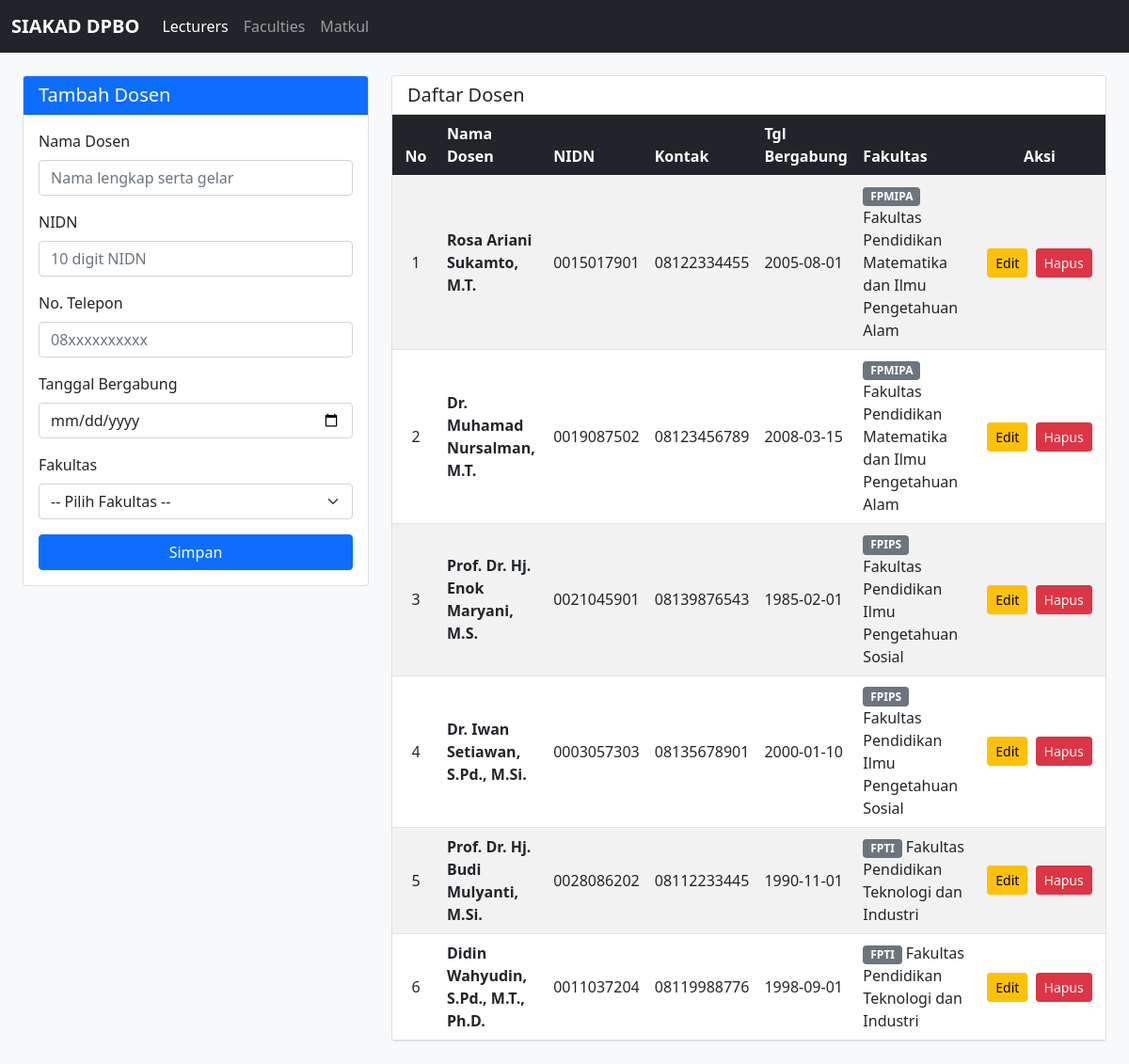
Page /Project/lecturers.php on the committed database.
### tables this page shows
CREATE TABLE `lecturers` (
  `id` int(11) NOT NULL AUTO_INCREMENT,
  `name` varchar(150) NOT NULL,
  `nidn` varchar(30) NOT NULL,
  `phone` varchar(30) NOT NULL,
  `join_date` date NOT NULL,
  `faculty_id` int(11) NOT NULL,
  PRIMARY KEY (`id`),
  KEY `fk_lecturers_faculties` (`faculty_id`),
  CONSTRAINT `fk_lecturers_faculties` FOREIGN KEY (`faculty_id`) REFERENCES `faculties` (`id`) ON DELETE CASCADE ON UPDATE CASCADE
);

CREATE TABLE `faculties` (
  `id` int(11) NOT NULL AUTO_INCREMENT,
  `code` varchar(20) NOT NULL,
  `name` varchar(150) NOT NULL,
  PRIMARY KEY (`id`)
);

### Project/controllers/LecturerController.php (called while the page is built, shortened)
<?php
include_once("models/DB.php");
include_once("views/Template.php");
include_once("views/LecturerView.php");
class LecturerController
{
    private $lecturer;
    private $faculty;
    function __construct()
    {
        $this->lecturer = new Lecturer(Config::$db_host, Config::$db_user, Config::$db_pass, Config::$db_name);
        $this->faculty = new Faculty(Config::$db_host, Config::$db_user, Config::$db_pass, Config::$db_name);
    }
    public function index($id_edit = null)
    {
        $this->lecturer->open();
        $this->faculty->open();
        $this->lecturer->getLecturers();
        $this->faculty->getFaculties();
        $data = array(
            'lecturers' => array(),
            'faculties' => array()
        );
        while ($row = $this->lecturer->getResult()) {
            array_push($data['lecturers'], $row);
        }
        while ($row = $this->faculty->getResult()) {
            array_push($data['faculties'], $row);
        }
        $editData = null;
        $view = new LecturerView();
        $view->render($data, $editData);
    }
}

### Project/models/DB.php (called while the page is built, shortened)
<?php
class DB
{
    var $db_host = "";
    var $db_user = "";
    var $db_pass = "";
    var $db_name = "";
    var $db_link = "";
    function __construct($db_host, $db_user, $db_pass, $db_name)
    {
        $this->db_host = $db_host;
        $this->db_user = $db_user;
        $this->db_pass = $db_pass;
        $this->db_name = $db_name;
    }
    function open()
    {
        $this->db_link = mysqli_connect($this->db_host, $this->db_user, $this->db_pass, $this->db_name);
    }
    function execute($query)
    {
        $this->result = mysqli_query($this->db_link, $query);
        return $this->result;
    }
}

### Project/models/Lecturer.php (called while the page is built, shortened)
<?php
class Lecturer extends DB
{
    function getLecturers()
    {
        $query = "SELECT lecturers.*, faculties.name AS faculty_name, faculties.code AS faculty_code
                  FROM lecturers
                  JOIN faculties ON lecturers.faculty_id = faculties.id
                  ORDER BY lecturers.id ASC";
        return $this->execute($query);
    }
}

### Project/views/LecturerView.php (the view, shortened to what this page needs)
<?php
class LecturerView
{
    public function render($data, $editData = null)
    {
        $no = 1;
        $dataTabel = "";
        foreach ($data['lecturers'] as $row) {
            $dataTabel .= "<tr>
                <td class='text-center align-middle'>" . $no++ . "</td>
                <td class='align-middle fw-bold'>" . htmlspecialchars($row['name']) . "</td>
                <td class='align-middle'>" . htmlspecialchars($row['nidn']) . "</td>
                <td class='align-middle'>" . htmlspecialchars($row['phone']) . "</td>
                <td class='align-middle'>" . htmlspecialchars($row['join_date']) . "</td>
                <td class='align-middle'><span class='badge bg-secondary me-1'>" . htmlspecialchars($row['faculty_code']) . "</span>" . htmlspecialchars($row['faculty_name']) . "</td>
                <td class='text-center align-middle'>
                    <a href='lecturers.php?id_edit=" . $row['id'] . "' class='btn btn-warning btn-sm me-1'>Edit</a>
                    <a href='lecturers.php?id_hapus=" . $row['id'] . "' class='btn btn-danger btn-sm' onclick='return confirm(\"Yakin ingin menghapus dosen ini?\")'>Hapus</a>
                </td>
            </tr>";
        }
    }
}

### Project/lecturers.php
<?php
include_once("controllers/LecturerController.php");
$controller = new LecturerController();
if (isset($_POST['add'])) {
    $controller->add($_POST);
} else if (isset($_POST['edit'])) {
    $id = $_POST['id'];
    $controller->edit($id, $_POST);
} else if (!empty($_GET['id_hapus'])) {
    $id = $_GET['id_hapus'];
    $controller->delete($id);
} else if (!empty($_GET['id_edit'])) {
    $id = $_GET['id_edit'];
    $controller->index($id);
} else {
    $controller->index();
}

### Project/views/Template.php (shortened to what this page needs)
<?php
class Template
{
    var $content = '';
    function __construct($filename = '')
    {
        $this->content = implode('', @file($filename));
    }
    function clear()
    {
        $this->content = preg_replace("/DATA_[A-Z|_|0-9]+/", "", $this->content);
    }
    function write()
    {
        print $this->content;
    }
    function replace($old = '', $new = '')
    {
        if (is_int($new)) {
            $value = sprintf("%d", $new);
        } elseif (is_float($new)) {
            $value = sprintf("%f", $new);
        } elseif (is_array($new)) {
            $value = '';
            foreach ($new as $item) {
                $value .= $item . ' ';
            }
        } else {
            $value = $new;
        }
        $this->content = preg_replace("/$old/", $value, $this->content);
    }
}

### rows in the picture
lecturers: name "Rosa Ariani Sukamto, M.T.", nidn "0015017901", phone "08122334455", join_date "2005-08-01", faculty.code "FPMIPA", faculty.name "Fakultas Pendidikan Matematika dan Ilmu Pengetahuan Alam"
lecturers: name "Dr. Muhamad Nursalman, M.T.", nidn "0019087502", phone "08123456789", join_date "2008-03-15", faculty.code "FPMIPA", faculty.name "Fakultas Pendidikan Matematika dan Ilmu Pengetahuan Alam"
lecturers: name "Prof. Dr. Hj. Enok Maryani, M.S.", nidn "0021045901", phone "08139876543", join_date "1985-02-01", faculty.code "FPIPS", faculty.name "Fakultas Pendidikan Ilmu Pengetahuan Sosial"
lecturers: name "Dr. Iwan Setiawan, S.Pd., M.Si.", nidn "0003057303", phone "08135678901", join_date "2000-01-10", faculty.code "FPIPS", faculty.name "Fakultas Pendidikan Ilmu Pengetahuan Sosial"
lecturers: name "Prof. Dr. Hj. Budi Mulyanti, M.Si.", nidn "0028086202", phone "08112233445", join_date "1990-11-01", faculty.code "FPTI", faculty.name "Fakultas Pendidikan Teknologi dan Industri"
lecturers: name "Didin Wahyudin, S.Pd., M.T., Ph.D.", nidn "0011037204", phone "08119988776", join_date "1998-09-01", faculty.code "FPTI", faculty.name "Fakultas Pendidikan Teknologi dan Industri"
